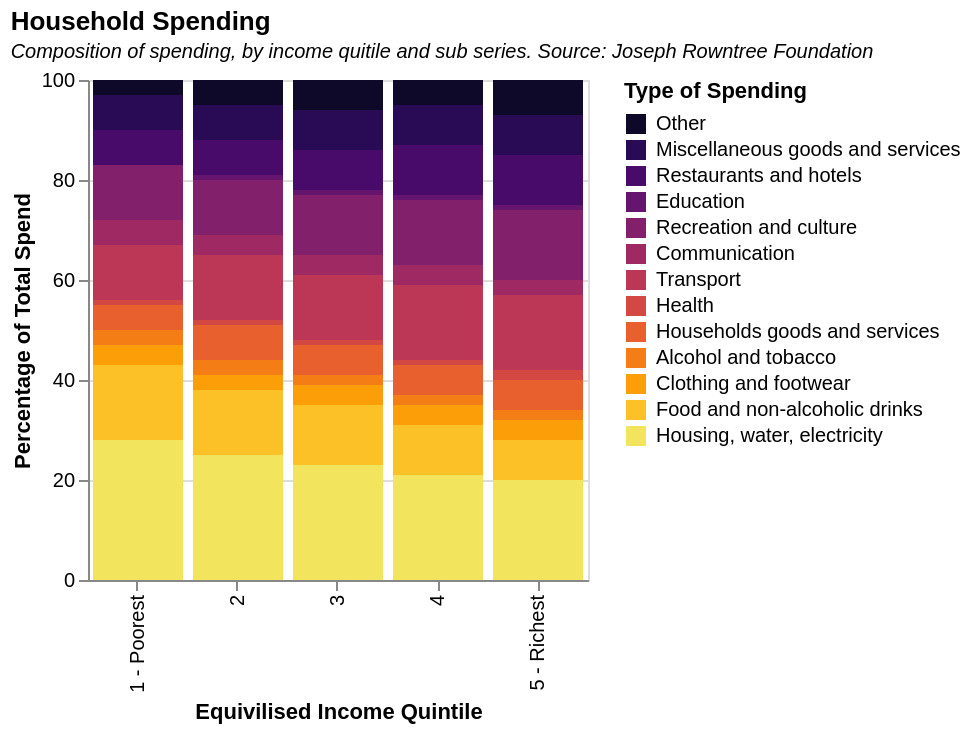

This figure's Vega-Lite source:
### Vega-Lite specification from a JSON file in a GitHub repository (floating-point values rounded to 4 significant figures)
{"$schema": "https://vega.github.io/schema/vega-lite/v5.json", "title": {"text": " Household Spending", "subtitle": "Composition of spending, by income quitile and sub series. Source: Joseph Rowntree Foundation", "subtitleFontStyle": "italic", "subtitleFontSize": 10, "anchor": "start", "color": "black"}, "height": 250, "width": 250, "data": {"values": [{"": "0", "Income Quintile": "1 - Poorest", "Type": "Housing, water, electricity", "Ratio": "0.28", "Value": "28"}, {"": "1", "Income Quintile": "1 - Poorest", "Type": "Food and non-alcoholic drinks", "Ratio": "0.15", "Value": "15"}, {"": "2", "Income Quintile": "1 - Poorest", "Type": "Clothing and footwear", "Ratio": "0.04", "Value": "4"}, {"": "3", "Income Quintile": "1 - Poorest", "Type": "Alcohol and tobacco", "Ratio": "0.03", "Value": "3"}, {"": "4", "Income Quintile": "1 - Poorest", "Type": "Households goods and services", "Ratio": "0.05", "Value": "5"}, {"": "5", "Income Quintile": "1 - Poorest", "Type": "Health", "Ratio": "0.01", "Value": "1"}, {"": "6", "Income Quintile": "1 - Poorest", "Type": "Transport", "Ratio": "0.11", "Value": "11"}, {"": "7", "Income Quintile": "1 - Poorest", "Type": "Communication", "Ratio": "0.05", "Value": "5"}, {"": "8", "Income Quintile": "1 - Poorest", "Type": "Recreation and culture", "Ratio": "0.11", "Value": "11"}, {"": "9", "Income Quintile": "1 - Poorest", "Type": "Education", "Ratio": "0.00", "Value": "0"}, {"": "10", "Income Quintile": "1 - Poorest", "Type": "Restaurants and hotels", "Ratio": "0.07", "Value": "7"}, {"": "11", "Income Quintile": "1 - Poorest", "Type": "Miscellaneous goods and services", "Ratio": "0.07", "Value": "7"}, {"": "12", "Income Quintile": "1 - Poorest", "Type": "Other", "Ratio": "0.03", "Value": "3"}, {"": "13", "Income Quintile": "2", "Type": "Housing, water, electricity", "Ratio": "0.25", "Value": "25"}, {"": "14", "Income Quintile": "2", "Type": "Food and non-alcoholic drinks", "Ratio": "0.13", "Value": "13"}, {"": "15", "Income Quintile": "2", "Type": "Clothing and footwear", "Ratio": "0.03", "Value": "3"}, {"": "16", "Income Quintile": "2", "Type": "Alcohol and tobacco", "Ratio": "0.03", "Value": "3"}, {"": "17", "Income Quintile": "2", "Type": "Households goods and services", "Ratio": "0.07", "Value": "7"}, {"": "18", "Income Quintile": "2", "Type": "Health", "Ratio": "0.01", "Value": "1"}, {"": "19", "Income Quintile": "2", "Type": "Transport", "Ratio": "0.13", "Value": "13"}, {"": "20", "Income Quintile": "2", "Type": "Communication", "Ratio": "0.04", "Value": "4"}, {"": "21", "Income Quintile": "2", "Type": "Recreation and culture", "Ratio": "0.11", "Value": "11"}, {"": "22", "Income Quintile": "2", "Type": "Education", "Ratio": "0.01", "Value": "1"}, {"": "23", "Income Quintile": "2", "Type": "Restaurants and hotels", "Ratio": "0.07", "Value": "7"}, {"": "24", "Income Quintile": "2", "Type": "Miscellaneous goods and services", "Ratio": "0.07", "Value": "7"}, {"": "25", "Income Quintile": "2", "Type": "Other", "Ratio": "0.04", "Value": "5"}, {"": "26", "Income Quintile": "3", "Type": "Housing, water, electricity", "Ratio": "0.23", "Value": "23"}, {"": "27", "Income Quintile": "3", "Type": "Food and non-alcoholic drinks", "Ratio": "0.12", "Value": "12"}, {"": "28", "Income Quintile": "3", "Type": "Clothing and footwear", "Ratio": "0.04", "Value": "4"}, {"": "29", "Income Quintile": "3", "Type": "Alcohol and tobacco", "Ratio": "0.02", "Value": "2"}, {"": "30", "Income Quintile": "3", "Type": "Households goods and services", "Ratio": "0.06", "Value": "6"}, {"": "31", "Income Quintile": "3", "Type": "Health", "Ratio": "0.01", "Value": "1"}, {"": "32", "Income Quintile": "3", "Type": "Transport", "Ratio": "0.13", "Value": "13"}, {"": "33", "Income Quintile": "3", "Type": "Communication", "Ratio": "0.04", "Value": "4"}, {"": "34", "Income Quintile": "3", "Type": "Recreation and culture", "Ratio": "0.12", "Value": "12"}, {"": "35", "Income Quintile": "3", "Type": "Education", "Ratio": "0.01", "Value": "1"}, {"": "36", "Income Quintile": "3", "Type": "Restaurants and hotels", "Ratio": "0.08", "Value": "8"}, {"": "37", "Income Quintile": "3", "Type": "Miscellaneous goods and services", "Ratio": "0.08", "Value": "8"}, {"": "38", "Income Quintile": "3", "Type": "Other", "Ratio": "0.05", "Value": "6"}, {"": "39", "Income Quintile": "4", "Type": "Housing, water, electricity", "Ratio": "0.21", "Value": "21"}, {"": "40", "Income Quintile": "4", "Type": "Food and non-alcoholic drinks", "Ratio": "0.10", "Value": "10"}, {"": "41", "Income Quintile": "4", "Type": "Clothing and footwear", "Ratio": "0.04", "Value": "4"}, {"": "42", "Income Quintile": "4", "Type": "Alcohol and tobacco", "Ratio": "0.02", "Value": "2"}, {"": "43", "Income Quintile": "4", "Type": "Households goods and services", "Ratio": "0.06", "Value": "6"}, {"": "44", "Income Quintile": "4", "Type": "Health", "Ratio": "0.01", "Value": "1"}, {"": "45", "Income Quintile": "4", "Type": "Transport", "Ratio": "0.15", "Value": "15"}, {"": "46", "Income Quintile": "4", "Type": "Communication", "Ratio": "0.04", "Value": "4"}, {"": "47", "Income Quintile": "4", "Type": "Recreation and culture", "Ratio": "0.13", "Value": "13"}, {"": "48", "Income Quintile": "4", "Type": "Education", "Ratio": "0.01", "Value": "1"}, {"": "49", "Income Quintile": "4", "Type": "Restaurants and hotels", "Ratio": "0.10", "Value": "10"}, {"": "50", "Income Quintile": "4", "Type": "Miscellaneous goods and services", "Ratio": "0.08", "Value": "8"}, {"": "51", "Income Quintile": "4", "Type": "Other", "Ratio": "0.04", "Value": "5"}, {"": "52", "Income Quintile": "5 - Richest", "Type": "Housing, water, electricity", "Ratio": "0.20", "Value": "20"}, {"": "53", "Income Quintile": "5 - Richest", "Type": "Food and non-alcoholic drinks", "Ratio": "0.08", "Value": "8"}, {"": "54", "Income Quintile": "5 - Richest", "Type": "Clothing and footwear", "Ratio": "0.04", "Value": "4"}, {"": "55", "Income Quintile": "5 - Richest", "Type": "Alcohol and tobacco", "Ratio": "0.02", "Value": "2"}, {"": "56", "Income Quintile": "5 - Richest", "Type": "Households goods and services", "Ratio": "0.06", "Value": "6"}, {"": "57", "Income Quintile": "5 - Richest", "Type": "Health", "Ratio": "0.02", "Value": "2"}, {"": "58", "Income Quintile": "5 - Richest", "Type": "Transport", "Ratio": "0.15", "Value": "15"}, {"": "59", "Income Quintile": "5 - Richest", "Type": "Communication", "Ratio": "0.03", "Value": "3"}, {"": "60", "Income Quintile": "5 - Richest", "Type": "Recreation and culture", "Ratio": "0.14", "Value": "14"}, {"": "61", "Income Quintile": "5 - Richest", "Type": "Education", "Ratio": "0.01", "Value": "1"}, {"": "62", "Income Quintile": "5 - Richest", "Type": "Restaurants and hotels", "Ratio": "0.10", "Value": "10"}, {"": "63", "Income Quintile": "5 - Richest", "Type": "Miscellaneous goods and services", "Ratio": "0.08", "Value": "8"}, {"": "64", "Income Quintile": "5 - Richest", "Type": "Other", "Ratio": "0.07", "Value": "7"}]}, "transform": [{"calculate": "if(datum.Type === 'Housing, water, electricity', 0, if(datum.Type === 'Food and non-alcoholic drinks', 1 ,if(datum.Type === 'Clothing and footwear', 2 , 3)))", "as": "TypeOrder"}], "params": [{"name": "highlight", "select": {"type": "point", "on": "mouseover"}}], "mark": "bar", "encoding": {"x": {"field": "Income Quintile", "type": "nominal", "title": "Equivilised Income Quintile"}, "y": {"field": "Value", "type": "quantitative", "title": "Percentage of Total Spend"}, "fillOpacity": {"condition": {"param": "highlight", "value": 1}, "value": 0.6}, "color": {"field": "Type", "type": "nominal", "title": "Type of Spending", "scale": {"domain": ["Other", "Miscellaneous goods and services", "Restaurants and hotels", "Education", "Recreation and culture", "Communication", "Transport", "Health", "Households goods and services", "Alcohol and tobacco", "Clothing and footwear", "Food and non-alcoholic drinks", "Housing, water, electricity"], "scheme": "inferno"}}, "order": {"field": "TypeOrder"}, "tooltip": [{"field": "Value", "type": "quantitative", "title": "Percentage (%)"}, {"field": "Type", "type": "nominal", "title": "Type of Spending"}]}}
